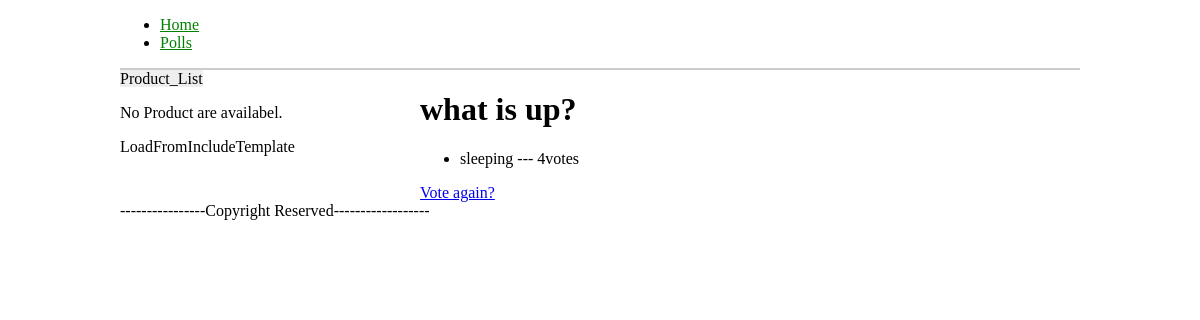
/polls/1/results/, run on an earlier commit of the app's database.
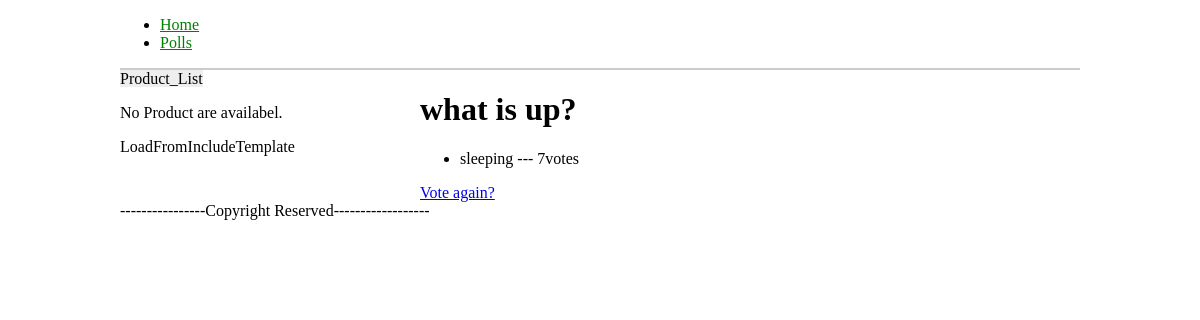
And on a later commit of the database.
### polls/models.py (models this page shows, shortened)
class Choice(models.Model):
    poll=models.ForeignKey(Poll)
    choice_text=models.CharField(max_length=200)
    votes=models.IntegerField(default=0)

### polls/views.py (the view)
# urls.py: ,url(r'^(?P<pk>\d+)/results/$',views.ResultsView.as_view(),name='results')
class ResultsView(generic.DetailView):
    model=Poll
    template_name='polls/results.html'

### polls/templates/polls/results.html
{%extends 'base.html'%}
{%block content%}
<h1>{{poll.question}}</h1>
<ul>
	{%for choice in poll.choice_set.all%}
	<li>{{choice.choice_text}}  ---  {{choice.votes}}vote{{choice.votes|pluralize}}</li>
	{%endfor%}
</ul>
<a href="{% url 'polls:detail' poll.id %}">Vote again?</a>
{%endblock%}

What changed in the data, as far as the page shows it:
changed Choice "sleeping": votes "4" → "7"
